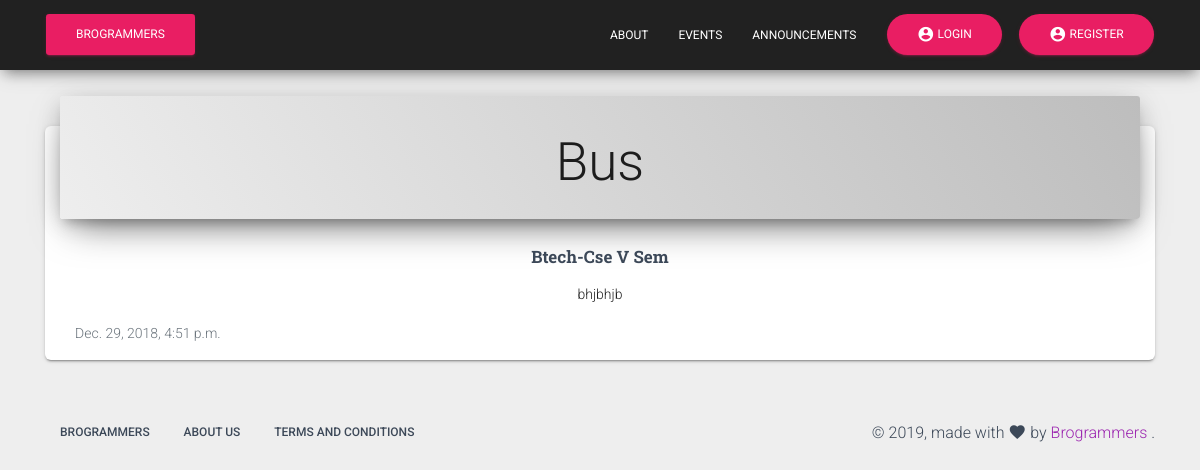
The page /announcement2/1/ on the database its author committed.
### events/models.py (models this page shows, shortened)
class announcements(models.Model):
    I = 'I'
    II='II'
    III='III'
    IV = 'IV'
    V =  'V'
    VI = 'VI'
    VII = 'VII'
    VIII = 'VIII'
    To_all = 'I-VIII'
    Dept_1='BTECH-CSE'
    Dept_2='BTECH-CIVIL'
    Dept_3='BTECH-MECHANICAL'
    sem = ((I, 'I'),
        (II, 'II'),
        (III, 'III'),
        (IV, 'IV'),
        (V, 'V'),
        (VI, 'VI'),
        (VII, 'VII'),
        (VIII, 'VIII'),
        (To_all,'I-VIII'),
           )
    dept_name = ((Dept_1,'BTECH-CSE'),
                 (Dept_2,'BTECH-CIVIL'),
                 (Dept_3,'BTECH-MECHANICAL'),)
    name =  models.CharField(max_length=100)
    detail=models.TextField()
    image=models.FileField(null=True,blank=True,upload_to="static/events/images")
    image_link = models.CharField(max_length=300, null=True, blank=True)
    department_name = models.CharField(max_length=70, choices=dept_name,
        default=Dept_1)
    semester = models.CharField(max_length=10,
        choices=sem,
        default=I,)
    name_of_announcer = models.CharField(max_length=50,)
    date_of_announcement = models.DateTimeField(auto_now = False)

### techfest/views.py (the view)
# urls.py: path("announcement2/<int:id>/", views.announce, name="announcement2"),
def announce(request,id):
    a=id
    announce = announcements.objects.filter(id=a)
    return render(request,"announcement2.html",{"announce":announce})

### templates/announcement2.html (shortened to what this page needs)
{% extends "comman.html" %}
{% block static %}
{% load static %}
{% endblock %}
{% block content %}
<br/><br/><br/><br/>
<div class="container">
  <div class="row">
       {% for announcement in announce %}
    <div class="col-sm-12">
      <div class="card text-center">
  <div class="card-header">
    <h1>{{ announcement.name.title }}</h1>
  </div>
  <div class="card-body">
    <h5 class="card-title">{{ announcement.department_name.title }}  {{ announcement.semester }} Sem  </h5>
    <p class="card-text">{{ announcement.detail }}</p>
      </div>
  <div class="card-footer text-muted">
    {{ announcement.date_of_announcement }}
  </div>
</div>
    </div>
{% endfor %}
  </div>
</div>
{% endblock %}

### rows shown on the page
announcements: name "Bus", department_name "Btech-Cse", semester "V", detail "bhjbhjb", date_of_announcement "Dec. 29, 2018, 4:51 p.m."
